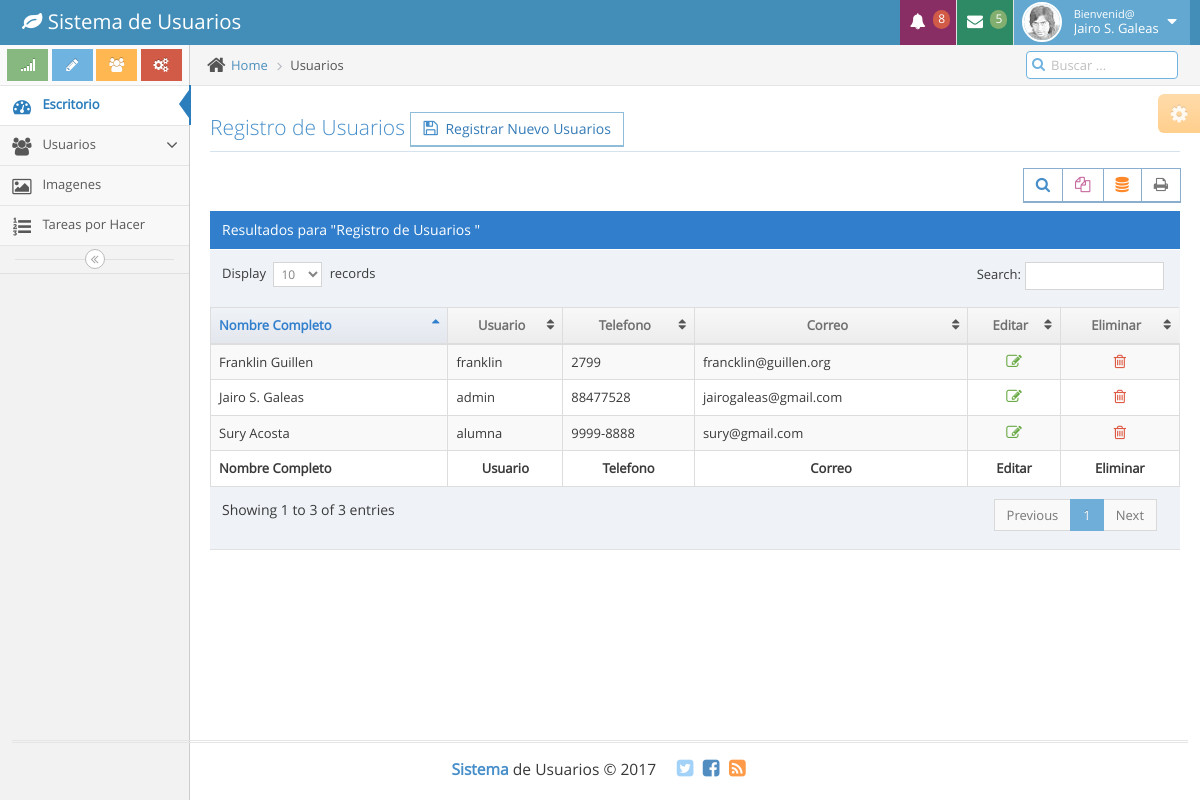
The app's page /listausuarios.php (signed in) with its own data.
### tables this page shows
CREATE TABLE IF NOT EXISTS `usuarios` (
  `idusuarios` int(11) NOT NULL AUTO_INCREMENT,
  `usuario` varchar(20) NOT NULL,
  `password` varchar(60) NOT NULL,
  `id_alumno` int(11) NOT NULL,
  `id_tipousuario` int(11) NOT NULL,
  PRIMARY KEY (`idusuarios`)
);

CREATE TABLE IF NOT EXISTS `alumnos` (
  `IdAlumnos` int(11) NOT NULL AUTO_INCREMENT,
  `Identidad` varchar(20) NOT NULL,
  `Nombre` varchar(70) NOT NULL,
  `Telefono` varchar(15) NOT NULL,
  `Correo` varchar(30) NOT NULL,
  PRIMARY KEY (`IdAlumnos`)
);

### listausuarios.php (the view, shortened to what this page needs)
<?php
include("conexion.php");
$iduser = $_SESSION['id_usuario'];
$sql = " SELECT u.idusuarios, a.Nombre FROM usuarios AS u INNER JOIN
            alumnos AS a ON u.id_alumno = a.IdAlumnos
            WHERE u.idusuarios='$iduser'";
$resultado =$conexion->query($sql);
$row = $resultado->fetch_assoc();
$sqlalumnos = " SELECT u.idusuarios, a.Nombre, a.Telefono,
                        a.Correo, u.usuario FROM
                    usuarios AS u INNER JOIN alumnos AS a
                    ON u.id_alumno = a.IdAlumnos ";
$resultadoalumnos = $conexion->query($sqlalumnos);
?>
<!DOCTYPE html>
<html lang="en">
	<head>
		<link rel="stylesheet" href="assets/css/bootstrap.min.css" />
		<link rel="stylesheet" href="assets/font-awesome/4.5.0/css/font-awesome.min.css" />
		<link rel="stylesheet" href="assets/css/ace.min.css" class="ace-main-stylesheet" id="main-ace-style" />
		<link rel="stylesheet" href="assets/css/ace-skins.min.css" />
		<link rel="stylesheet" href="assets/css/ace-rtl.min.css" />
	</head>
	<body class="no-skin">
		<div id="navbar" class="navbar navbar-default          ace-save-state">
			<div class="navbar-container ace-save-state" id="navbar-container">
				<div class="navbar-header pull-left">
					<a href="admin.php" class="navbar-brand">
						<small>
							<i class="fa fa-leaf"></i>
							Sistema de Usuarios
						</small>
					</a>
				</div>
				<div class="navbar-buttons navbar-header pull-right" role="navigation">
					<ul class="nav ace-nav">
						<li class="purple dropdown-modal">
							<a data-toggle="dropdown" class="dropdown-toggle" href="#">
								<i class="ace-icon fa fa-bell icon-animated-bell"></i>
								<span class="badge badge-important">8</span>
							</a>
						</li>
						<li class="green dropdown-modal">
							<a data-toggle="dropdown" class="dropdown-toggle" href="#">
								<i class="ace-icon fa fa-envelope icon-animated-vertical"></i>
								<span class="badge badge-success">5</span>
							</a>
						</li>
						<li class="light-blue dropdown-modal">
							<a data-toggle="dropdown" href="#" class="dropdown-toggle">
								<img class="nav-user-photo" src="assets/images/avatars/user.jpg"  />
								<span class="user-info">
									<small>Bienvenid@</small>
									<?php echo utf8_decode($row['Nombre']); ?>
								</span>
								<i class="ace-icon fa fa-caret-down"></i>
							</a>
						</li>
					</ul>
				</div>
			</div>
		</div>
		<div class="main-container ace-save-state" id="main-container">
			<div id="sidebar" class="sidebar                  responsive                    ace-save-state">
				<div class="sidebar-shortcuts" id="sidebar-shortcuts">
					<div class="sidebar-shortcuts-large" id="sidebar-shortcuts-large">
						<button class="btn btn-success">
							<i class="ace-icon fa fa-signal"></i>
						</button>
						<button class="btn btn-info">
							<i class="ace-icon fa fa-pencil"></i>
						</button>
						<button class="btn btn-warning">
							<i class="ace-icon fa fa-users"></i>
						</button>
						<button class="btn btn-danger">
							<i class="ace-icon fa fa-cogs"></i>
						</button>
					</div>
				</div>
				<ul class="nav nav-list">
					<?php
					if ($_SESSION['tipo_usuario']==1) {
					        require_once("menulateral.php");
					    }
				     ?>
				</ul>
				<div class="sidebar-toggle sidebar-collapse" id="sidebar-collapse">
					<i id="sidebar-toggle-icon" class="ace-icon fa fa-angle-double-left ace-save-state" data-icon1="ace-icon fa fa-angle-double-left" data-icon2="ace-icon fa fa-angle-double-right"></i>
				</div>
			</div>
			<div class="main-content">
				<div class="main-content-inner">
					<div class="breadcrumbs ace-save-state" id="breadcrumbs">
						<ul class="breadcrumb">
							<li>
								<i class="ace-icon fa fa-home home-icon"></i>
								<a href="#">Home</a>
							</li>
							<li class="active">Usuarios</li>
						</ul>
												<div class="nav-search" id="nav-search">
							<form class="form-search">
								<span class="input-icon">
									<input type="text" placeholder="Buscar ..." class="nav-search-input" id="nav-search-input" autocomplete="off" />
									<i class="ace-icon fa fa-search nav-search-icon"></i>
								</span>
							</form>
						</div>
					</div>
					<div class="page-content">
						<div class="ace-settings-container" id="ace-settings-container">
							<div class="btn btn-app btn-xs btn-warning ace-settings-btn" id="ace-settings-btn">
								<i class="ace-icon fa fa-cog bigger-130"></i>
							</div>
						</div>
<div class="row">
	<div class="col-xs-12">
		<h3 class="header smaller lighter blue">Registro de Usuarios
			<button class="btn btn-white btn-info btn-bold">
				<i class="ace-icon fa fa-floppy-o bigger-120 blue"></i>
					<a href="RegistroClases.php">Registrar Nuevo Usuarios</a>
			</button>
		</h3>
			<div class="clearfix">
				<div class="pull-right tableTools-container"></div>
			</div>
			<div class="table-header">
				Resultados para "Registro de Usuarios "
			</div>
			<div>
			<table id="example" class="table table-striped table-bordered" cellspacing="0" width="100%">
        <thead>
            <tr>
                <th>Nombre Completo</th>
                <th class="center">Usuario</th>
               <th class="center">Telefono</th>
               <th class="center">Correo</th>
               <th class="center">Editar</th>
                <th class="center">Eliminar</th>
              </tr>
        </thead>
        <tfoot>
            <tr>
               <th>Nombre Completo</th>
                <th class="center">Usuario</th>
               <th class="center">Telefono</th>
               <th class="center">Correo</th>
               <th class="center">Editar</th>
                <th class="center">Eliminar</th>
             </tr>
        </tfoot>
        <tbody>
               <?php
                      while ($reguser = $resultadoalumnos->fetch_array(MYSQLI_BOTH)) {
                        echo " <tr>
                                  <td>".$reguser['Nombre'] ."</td>
                                  <td>".$reguser['usuario'] ."</td>
                                  <td>".$reguser['Telefono'] ."</td>
                                  <td>".$reguser['Correo'] ."</td>
                                 <td class='center'><a href='Editarusuario.php?id=".$reguser['idusuarios']."'>
             			<span class='green'> 	<i class='ace-icon fa fa-pencil-square-o bigger-120'></i></span>
	      		 </a>
	 		 </td>
                                  <td class='center'><a href='Eliminarusario.php?id=".$reguser['idusuarios'] ."'>
             			<span class='red'> <i class='ace-icon fa fa-trash-o bigger-120'></i> </span>
                  </a>
              </td>
                              </tr>";
                      }
                  ?>
        </tbody>
    </table>
			</div>
	</div>
</div>
	</div>
	</div>
</div>
</div>
	<?php require_once("piedepagina.php"); ?>
	</body>
</html>

### menulateral.php (shortened to what this page needs)
<li class="active">
	<a href="admin.php">
		<i class="menu-icon fa fa-tachometer"></i>
		<span class="menu-text"> Escritorio </span>
	</a>
</li>
<li class="">
	<a href="#" class="dropdown-toggle">
		<i class="menu-icon fa fa-users"></i>
		<span class="menu-text"> Usuarios </span>
		<b class="arrow fa fa-angle-down"></b>
	</a>
</li>
<li class="">
	<a href="gallery.php">
		<i class="menu-icon fa fa-picture-o"></i>
		<span class="menu-text"> Imagenes </span>
	</a>
</li>
<li class="">
	<a href="hacer.php">
		<i class="menu-icon fa fa-list-ol"></i>
		<span class="menu-text"> Tareas por Hacer </span>
	</a>
</li>

### piedepagina.php (shortened to what this page needs)
<div class="footer">
	<div class="footer-inner">
		<div class="footer-content">
			<span class="bigger-120">
				<span class="blue bolder">Sistema </span>
				de Usuarios &copy; <?=date('Y')?>
			</span>
			<span class="action-buttons">
				<a href="www.twitter.com/jasingafi">
					<i class="ace-icon fa fa-twitter-square light-blue bigger-150"></i>
				</a>
				<a href="fb.com/jasingafi">
					<i class="ace-icon fa fa-facebook-square text-primary bigger-150"></i>
				</a>
				<a href="#">
					<i class="ace-icon fa fa-rss-square orange bigger-150"></i>
				</a>
			</span>
		</div>
	</div>
</div>

### records on screen
usuarios: id_alumno.Nombre "Jairo S. Galeas", usuario "admin", id_alumno.Telefono "88477528", id_alumno.Correo "jairogaleas@gmail.com"
usuarios: id_alumno.Nombre "Sury Acosta", usuario "alumna", id_alumno.Telefono "9999-8888", id_alumno.Correo "sury@gmail.com"
usuarios: id_alumno.Nombre "Franklin Guillen", usuario "franklin", id_alumno.Telefono "2799", id_alumno.Correo "francklin@guillen.org"
